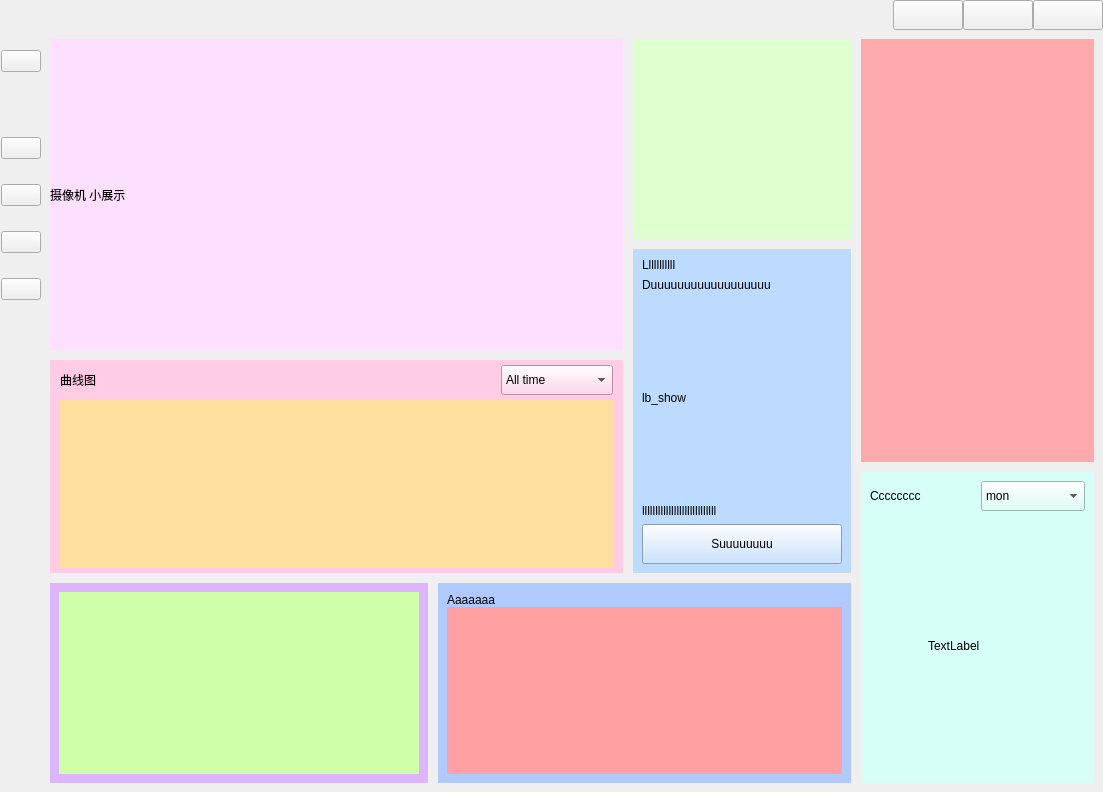
<?xml version="1.0" encoding="UTF-8"?>
<ui version="4.0">
 <class>MainWindow</class>
 <widget class="QMainWindow" name="MainWindow">
  <property name="geometry">
   <rect>
    <x>0</x>
    <y>0</y>
    <width>1103</width>
    <height>779</height>
   </rect>
  </property>
  <property name="windowTitle">
   <string notr="true">MainWindow</string>
  </property>
  <property name="styleSheet">
   <string notr="true"/>
  </property>
  <property name="animated">
   <bool>true</bool>
  </property>
  <widget class="QWidget" name="centralwidget">
   <layout class="QGridLayout" name="gridLayout">
    <property name="leftMargin">
     <number>1</number>
    </property>
    <property name="topMargin">
     <number>0</number>
    </property>
    <property name="rightMargin">
     <number>0</number>
    </property>
    <property name="bottomMargin">
     <number>0</number>
    </property>
    <property name="spacing">
     <number>0</number>
    </property>
    <item row="1" column="1" rowspan="2">
     <widget class="QWidget" name="widget" native="true">
      <property name="maximumSize">
       <size>
        <width>60</width>
        <height>16777215</height>
       </size>
      </property>
      <property name="styleSheet">
       <string notr="true"/>
      </property>
      <layout class="QGridLayout" name="gridLayout_2">
       <property name="leftMargin">
        <number>0</number>
       </property>
       <property name="topMargin">
        <number>20</number>
       </property>
       <property name="rightMargin">
        <number>0</number>
       </property>
       <property name="bottomMargin">
        <number>0</number>
       </property>
       <property name="horizontalSpacing">
        <number>0</number>
       </property>
       <property name="verticalSpacing">
        <number>25</number>
       </property>
       <item row="1" column="0">
        <spacer name="verticalSpacer_2">
         <property name="orientation">
          <enum>Qt::Vertical</enum>
         </property>
         <property name="sizeType">
          <enum>QSizePolicy::Minimum</enum>
         </property>
         <property name="sizeHint" stdset="0">
          <size>
           <width>20</width>
           <height>40</height>
          </size>
         </property>
        </spacer>
       </item>
       <item row="6" column="0">
        <spacer name="verticalSpacer">
         <property name="orientation">
          <enum>Qt::Vertical</enum>
         </property>
         <property name="sizeHint" stdset="0">
          <size>
           <width>20</width>
           <height>40</height>
          </size>
         </property>
        </spacer>
       </item>
       <item row="0" column="0">
        <widget class="QPushButton" name="but_user">
         <property name="styleSheet">
          <string notr="true"/>
         </property>
         <property name="text">
          <string/>
         </property>
         <property name="icon">
          <iconset resource="Resources/Resources.qrc">
           <normaloff>:/user.png</normaloff>:/user.png</iconset>
         </property>
         <property name="iconSize">
          <size>
           <width>30</width>
           <height>30</height>
          </size>
         </property>
        </widget>
       </item>
       <item row="2" column="0">
        <widget class="QPushButton" name="but_home">
         <property name="minimumSize">
          <size>
           <width>0</width>
           <height>0</height>
          </size>
         </property>
         <property name="text">
          <string/>
         </property>
         <property name="icon">
          <iconset resource="Resources/Resources.qrc">
           <normaloff>:/home.png</normaloff>:/home.png</iconset>
         </property>
         <property name="iconSize">
          <size>
           <width>30</width>
           <height>30</height>
          </size>
         </property>
        </widget>
       </item>
       <item row="3" column="0">
        <widget class="QPushButton" name="but_camera">
         <property name="text">
          <string/>
         </property>
         <property name="icon">
          <iconset resource="Resources/Resources.qrc">
           <normaloff>:/camare.png</normaloff>:/camare.png</iconset>
         </property>
         <property name="iconSize">
          <size>
           <width>30</width>
           <height>30</height>
          </size>
         </property>
        </widget>
       </item>
       <item row="4" column="0">
        <widget class="QPushButton" name="but_data">
         <property name="text">
          <string/>
         </property>
         <property name="icon">
          <iconset resource="Resources/Resources.qrc">
           <normaloff>:/data.png</normaloff>:/data.png</iconset>
         </property>
         <property name="iconSize">
          <size>
           <width>30</width>
           <height>30</height>
          </size>
         </property>
        </widget>
       </item>
       <item row="5" column="0">
        <widget class="QPushButton" name="but_set">
         <property name="text">
          <string/>
         </property>
         <property name="icon">
          <iconset resource="Resources/Resources.qrc">
           <normaloff>:/set.png</normaloff>:/set.png</iconset>
         </property>
         <property name="iconSize">
          <size>
           <width>30</width>
           <height>30</height>
          </size>
         </property>
        </widget>
       </item>
      </layout>
     </widget>
    </item>
    <item row="0" column="1" colspan="3">
     <widget class="QWidget" name="widget_2" native="true">
      <property name="minimumSize">
       <size>
        <width>0</width>
        <height>0</height>
       </size>
      </property>
      <property name="maximumSize">
       <size>
        <width>16777215</width>
        <height>30</height>
       </size>
      </property>
      <property name="styleSheet">
       <string notr="true"/>
      </property>
      <layout class="QGridLayout" name="gridLayout_6">
       <property name="leftMargin">
        <number>0</number>
       </property>
       <property name="topMargin">
        <number>0</number>
       </property>
       <property name="rightMargin">
        <number>0</number>
       </property>
       <property name="bottomMargin">
        <number>0</number>
       </property>
       <property name="spacing">
        <number>0</number>
       </property>
       <item row="1" column="6">
        <widget class="QPushButton" name="but_off">
         <property name="minimumSize">
          <size>
           <width>70</width>
           <height>30</height>
          </size>
         </property>
         <property name="maximumSize">
          <size>
           <width>70</width>
           <height>30</height>
          </size>
         </property>
         <property name="text">
          <string/>
         </property>
         <property name="icon">
          <iconset resource="Resources/Resources.qrc">
           <normaloff>:/off.png</normaloff>:/off.png</iconset>
         </property>
        </widget>
       </item>
       <item row="1" column="5">
        <widget class="QPushButton" name="but_max">
         <property name="minimumSize">
          <size>
           <width>70</width>
           <height>30</height>
          </size>
         </property>
         <property name="maximumSize">
          <size>
           <width>70</width>
           <height>30</height>
          </size>
         </property>
         <property name="text">
          <string/>
         </property>
         <property name="icon">
          <iconset resource="Resources/Resources.qrc">
           <normaloff>:/max.png</normaloff>:/max.png</iconset>
         </property>
        </widget>
       </item>
       <item row="1" column="3">
        <spacer name="horizontalSpacer">
         <property name="orientation">
          <enum>Qt::Horizontal</enum>
         </property>
         <property name="sizeHint" stdset="0">
          <size>
           <width>40</width>
           <height>20</height>
          </size>
         </property>
        </spacer>
       </item>
       <item row="1" column="4">
        <widget class="QPushButton" name="but_min">
         <property name="minimumSize">
          <size>
           <width>70</width>
           <height>30</height>
          </size>
         </property>
         <property name="maximumSize">
          <size>
           <width>70</width>
           <height>30</height>
          </size>
         </property>
         <property name="text">
          <string/>
         </property>
         <property name="icon">
          <iconset resource="Resources/Resources.qrc">
           <normaloff>:/min.png</normaloff>:/min.png</iconset>
         </property>
        </widget>
       </item>
      </layout>
     </widget>
    </item>
    <item row="1" column="3">
     <widget class="QStackedWidget" name="stackedWidget">
      <property name="styleSheet">
       <string notr="true"/>
      </property>
      <widget class="QWidget" name="page">
       <layout class="QGridLayout" name="gridLayout_5">
        <property name="spacing">
         <number>10</number>
        </property>
        <item row="0" column="0" rowspan="2" colspan="2">
         <widget class="QLabel" name="lb_cameramin">
          <property name="minimumSize">
           <size>
            <width>500</width>
            <height>300</height>
           </size>
          </property>
          <property name="maximumSize">
           <size>
            <width>16777215</width>
            <height>16777215</height>
           </size>
          </property>
          <property name="styleSheet">
           <string notr="true">background-color: rgb(253, 224, 255);</string>
          </property>
          <property name="text">
           <string>摄像机 小展示</string>
          </property>
         </widget>
        </item>
        <item row="0" column="2">
         <widget class="QWidget" name="widget_calendar" native="true">
          <property name="minimumSize">
           <size>
            <width>0</width>
            <height>200</height>
           </size>
          </property>
          <property name="styleSheet">
           <string notr="true">background-color: rgb(222, 255, 206);</string>
          </property>
          <layout class="QGridLayout" name="gridLayout_13"/>
         </widget>
        </item>
        <item row="0" column="3" rowspan="3">
         <widget class="QWidget" name="widget_4" native="true">
          <property name="styleSheet">
           <string notr="true">background-color: rgb(255, 170, 170);</string>
          </property>
         </widget>
        </item>
        <item row="1" column="2" rowspan="3">
         <widget class="QWidget" name="widget_rgbar" native="true">
          <property name="maximumSize">
           <size>
            <width>16777215</width>
            <height>16777215</height>
           </size>
          </property>
          <property name="styleSheet">
           <string notr="true">background-color: rgb(188, 219, 255);</string>
          </property>
          <layout class="QGridLayout" name="gridLayout_11">
           <item row="1" column="0">
            <widget class="QLabel" name="label_9">
             <property name="text">
              <string>Duuuuuuuuuuuuuuuuuu</string>
             </property>
            </widget>
           </item>
           <item row="3" column="0">
            <widget class="QLabel" name="label_10">
             <property name="text">
              <string>llllllllllllllllllllllllllll</string>
             </property>
            </widget>
           </item>
           <item row="4" column="0">
            <widget class="QPushButton" name="pushButton">
             <property name="minimumSize">
              <size>
               <width>0</width>
               <height>40</height>
              </size>
             </property>
             <property name="text">
              <string>Suuuuuuuu</string>
             </property>
            </widget>
           </item>
           <item row="0" column="0">
            <widget class="QLabel" name="label_8">
             <property name="text">
              <string>Lllllllllll</string>
             </property>
            </widget>
           </item>
           <item row="2" column="0">
            <widget class="QLabel" name="lb_roundprogessbar">
             <property name="minimumSize">
              <size>
               <width>200</width>
               <height>200</height>
              </size>
             </property>
             <property name="maximumSize">
              <size>
               <width>16777215</width>
               <height>16777215</height>
              </size>
             </property>
             <property name="styleSheet">
              <string notr="true"/>
             </property>
             <property name="text">
              <string>lb_show</string>
             </property>
            </widget>
           </item>
          </layout>
         </widget>
        </item>
        <item row="2" column="0" rowspan="2" colspan="2">
         <widget class="QWidget" name="widget_spline" native="true">
          <property name="minimumSize">
           <size>
            <width>0</width>
            <height>200</height>
           </size>
          </property>
          <property name="maximumSize">
           <size>
            <width>16777215</width>
            <height>16777215</height>
           </size>
          </property>
          <property name="styleSheet">
           <string notr="true">background-color: rgb(255, 203, 229);</string>
          </property>
          <layout class="QGridLayout" name="gridLayout_7">
           <property name="leftMargin">
            <number>10</number>
           </property>
           <property name="topMargin">
            <number>5</number>
           </property>
           <property name="rightMargin">
            <number>10</number>
           </property>
           <property name="bottomMargin">
            <number>5</number>
           </property>
           <property name="horizontalSpacing">
            <number>6</number>
           </property>
           <property name="verticalSpacing">
            <number>5</number>
           </property>
           <item row="0" column="1">
            <spacer name="horizontalSpacer_2">
             <property name="orientation">
              <enum>Qt::Horizontal</enum>
             </property>
             <property name="sizeType">
              <enum>QSizePolicy::Maximum</enum>
             </property>
             <property name="sizeHint" stdset="0">
              <size>
               <width>317</width>
               <height>20</height>
              </size>
             </property>
            </spacer>
           </item>
           <item row="0" column="2">
            <widget class="QComboBox" name="box_spline">
             <property name="minimumSize">
              <size>
               <width>100</width>
               <height>30</height>
              </size>
             </property>
             <property name="iconSize">
              <size>
               <width>16</width>
               <height>16</height>
              </size>
             </property>
             <item>
              <property name="text">
               <string>All time</string>
              </property>
             </item>
             <item>
              <property name="text">
               <string>2</string>
              </property>
             </item>
             <item>
              <property name="text">
               <string>3</string>
              </property>
             </item>
            </widget>
           </item>
           <item row="0" column="0">
            <widget class="QLabel" name="label_5">
             <property name="maximumSize">
              <size>
               <width>16777215</width>
               <height>20</height>
              </size>
             </property>
             <property name="text">
              <string>曲线图</string>
             </property>
            </widget>
           </item>
           <item row="1" column="0" colspan="3">
            <widget class="QCustomPlot" name="chart_spline" native="true">
             <property name="styleSheet">
              <string notr="true">background-color: rgb(255, 223, 158);</string>
             </property>
            </widget>
           </item>
          </layout>
         </widget>
        </item>
        <item row="3" column="3" rowspan="2">
         <widget class="QWidget" name="widget_pie" native="true">
          <property name="styleSheet">
           <string notr="true">background-color: rgb(213, 255, 247);</string>
          </property>
          <layout class="QGridLayout" name="gridLayout_10">
           <item row="1" column="0" colspan="2">
            <widget class="QChartView" name="chart_pie" native="true">
             <property name="styleSheet">
              <string notr="true"/>
             </property>
             <layout class="QGridLayout" name="gridLayout_12">
              <property name="leftMargin">
               <number>9</number>
              </property>
              <property name="topMargin">
               <number>9</number>
              </property>
              <property name="rightMargin">
               <number>9</number>
              </property>
              <property name="bottomMargin">
               <number>9</number>
              </property>
              <item row="0" column="1">
               <spacer name="verticalSpacer_4">
                <property name="orientation">
                 <enum>Qt::Vertical</enum>
                </property>
                <property name="sizeHint" stdset="0">
                 <size>
                  <width>20</width>
                  <height>40</height>
                 </size>
                </property>
               </spacer>
              </item>
              <item row="1" column="0">
               <spacer name="horizontalSpacer_4">
                <property name="orientation">
                 <enum>Qt::Horizontal</enum>
                </property>
                <property name="sizeHint" stdset="0">
                 <size>
                  <width>49</width>
                  <height>20</height>
                 </size>
                </property>
               </spacer>
              </item>
              <item row="1" column="1">
               <widget class="QLabel" name="lb_piedata">
                <property name="minimumSize">
                 <size>
                  <width>100</width>
                  <height>100</height>
                 </size>
                </property>
                <property name="text">
                 <string>TextLabel</string>
                </property>
               </widget>
              </item>
              <item row="1" column="2">
               <spacer name="horizontalSpacer_5">
                <property name="orientation">
                 <enum>Qt::Horizontal</enum>
                </property>
                <property name="sizeHint" stdset="0">
                 <size>
                  <width>48</width>
                  <height>20</height>
                 </size>
                </property>
               </spacer>
              </item>
              <item row="2" column="1">
               <spacer name="verticalSpacer_5">
                <property name="orientation">
                 <enum>Qt::Vertical</enum>
                </property>
                <property name="sizeHint" stdset="0">
                 <size>
                  <width>20</width>
                  <height>40</height>
                 </size>
                </property>
               </spacer>
              </item>
             </layout>
            </widget>
           </item>
           <item row="0" column="1">
            <widget class="QComboBox" name="box_pie">
             <property name="minimumSize">
              <size>
               <width>100</width>
               <height>30</height>
              </size>
             </property>
             <item>
              <property name="text">
               <string>mon</string>
              </property>
             </item>
             <item>
              <property name="text">
               <string>sun'</string>
              </property>
             </item>
            </widget>
           </item>
           <item row="0" column="0">
            <widget class="QLabel" name="label_7">
             <property name="text">
              <string>Cccccccc</string>
             </property>
            </widget>
           </item>
          </layout>
         </widget>
        </item>
        <item row="4" column="0">
         <widget class="QWidget" name="widget_bar" native="true">
          <property name="minimumSize">
           <size>
            <width>378</width>
            <height>200</height>
           </size>
          </property>
          <property name="maximumSize">
           <size>
            <width>400</width>
            <height>16777215</height>
           </size>
          </property>
          <property name="styleSheet">
           <string notr="true">background-color: rgb(220, 180, 255);</string>
          </property>
          <layout class="QGridLayout" name="gridLayout_8">
           <item row="0" column="0">
            <widget class="QCustomPlot" name="chart_bar" native="true">
             <property name="maximumSize">
              <size>
               <width>16777215</width>
               <height>16777215</height>
              </size>
             </property>
             <property name="styleSheet">
              <string notr="true">background-color: rgb(207, 255, 169);</string>
             </property>
            </widget>
           </item>
          </layout>
         </widget>
        </item>
        <item row="4" column="1" colspan="2">
         <widget class="QWidget" name="widget_bar2" native="true">
          <property name="minimumSize">
           <size>
            <width>300</width>
            <height>0</height>
           </size>
          </property>
          <property name="styleSheet">
           <string notr="true">background-color: rgb(176, 201, 255);</string>
          </property>
          <layout class="QGridLayout" name="gridLayout_9">
           <property name="leftMargin">
            <number>9</number>
           </property>
           <property name="topMargin">
            <number>9</number>
           </property>
           <property name="rightMargin">
            <number>9</number>
           </property>
           <property name="bottomMargin">
            <number>9</number>
           </property>
           <property name="spacing">
            <number>0</number>
           </property>
           <item row="0" column="0">
            <widget class="QLabel" name="label_6">
             <property name="maximumSize">
              <size>
               <width>16777215</width>
               <height>15</height>
              </size>
             </property>
             <property name="text">
              <string>Aaaaaaa</string>
             </property>
            </widget>
           </item>
           <item row="0" column="1">
            <spacer name="horizontalSpacer_3">
             <property name="orientation">
              <enum>Qt::Horizontal</enum>
             </property>
             <property name="sizeHint" stdset="0">
              <size>
               <width>40</width>
               <height>15</height>
              </size>
             </property>
            </spacer>
           </item>
           <item row="1" column="0" colspan="2">
            <widget class="QCustomPlot" name="chart_bar2" native="true">
             <property name="styleSheet">
              <string notr="true">background-color: rgb(255, 160, 162);</string>
             </property>
            </widget>
           </item>
          </layout>
         </widget>
        </item>
       </layout>
      </widget>
      <widget class="QWidget" name="page_2">
       <layout class="QGridLayout" name="gridLayout_3">
        <item row="0" column="2">
         <widget class="QLabel" name="lb_cameramessage">
          <property name="maximumSize">
           <size>
            <width>200</width>
            <height>16777215</height>
           </size>
          </property>
          <property name="styleSheet">
           <string notr="true">background-color: rgb(220, 227, 255);</string>
          </property>
          <property name="text">
           <string>信息显示</string>
          </property>
         </widget>
        </item>
        <item row="0" column="1">
         <widget class="QLabel" name="lb_camera">
          <property name="minimumSize">
           <size>
            <width>600</width>
            <height>600</height>
           </size>
          </property>
          <property name="styleSheet">
           <string notr="true">background-color: rgb(255, 232, 172);</string>
          </property>
          <property name="text">
           <string>摄像头</string>
          </property>
         </widget>
        </item>
       </layout>
      </widget>
      <widget class="QWidget" name="page_3"/>
      <widget class="QWidget" name="page_4">
       <layout class="QGridLayout" name="gridLayout_4">
        <item row="7" column="4">
         <widget class="QPushButton" name="but_cancel">
          <property name="text">
           <string>取消</string>
          </property>
         </widget>
        </item>
        <item row="4" column="4">
         <widget class="QPushButton" name="but_storagefile">
          <property name="text">
           <string>选择文件夹</string>
          </property>
         </widget>
        </item>
        <item row="1" column="0">
         <widget class="QLabel" name="lb_rtsp">
          <property name="text">
           <string>RTSP：</string>
          </property>
         </widget>
        </item>
        <item row="4" column="2" colspan="2">
         <widget class="QLineEdit" name="le_storagefile"/>
        </item>
        <item row="7" column="3">
         <widget class="QPushButton" name="but_sure">
          <property name="text">
           <string>确认</string>
          </property>
         </widget>
        </item>
        <item row="2" column="0">
         <widget class="QLabel" name="bl_onnx">
          <property name="text">
           <string>识别模型文件：</string>
          </property>
         </widget>
        </item>
        <item row="1" column="4">
         <widget class="QPushButton" name="but_rtsp">
          <property name="text">
           <string>修改</string>
          </property>
         </widget>
        </item>
        <item row="4" column="0">
         <widget class="QLabel" name="lb_storagefile">
          <property name="text">
           <string>录入信息存储位置：</string>
          </property>
         </widget>
        </item>
        <item row="5" column="0">
         <spacer name="verticalSpacer_3">
          <property name="orientation">
           <enum>Qt::Vertical</enum>
          </property>
          <property name="sizeHint" stdset="0">
           <size>
            <width>20</width>
            <height>40</height>
           </size>
          </property>
         </spacer>
        </item>
        <item row="2" column="2" colspan="2">
         <widget class="QLineEdit" name="le_onnx">
          <property name="text">
           <string>F:\Facial recognition system\FacialRecognition\FacialRecognition\Resources\best.onnx</string>
          </property>
         </widget>
        </item>
        <item row="3" column="2" colspan="2">
         <widget class="QTextEdit" name="te_onnxmessage">
          <property name="maximumSize">
           <size>
            <width>16777215</width>
            <height>200</height>
           </size>
          </property>
          <property name="html">
           <string>&lt;!DOCTYPE HTML PUBLIC &quot;-//W3C//DTD HTML 4.0//EN&quot; &quot;http://www.w3.org/TR/REC-html40/strict.dtd&quot;&gt;
&lt;html&gt;&lt;head&gt;&lt;meta name=&quot;qrichtext&quot; content=&quot;1&quot; /&gt;&lt;style type=&quot;text/css&quot;&gt;
p, li { white-space: pre-wrap; }
&lt;/style&gt;&lt;/head&gt;&lt;body style=&quot; font-family:'SimSun'; font-size:9pt; font-weight:400; font-style:normal;&quot;&gt;
&lt;p style=&quot; margin-top:0px; margin-bottom:0px; margin-left:0px; margin-right:0px; -qt-block-indent:0; text-indent:0px;&quot;&gt;&lt;span style=&quot; font-size:7.2pt;&quot;&gt;打印模型的相关信息&lt;/span&gt;&lt;/p&gt;&lt;/body&gt;&lt;/html&gt;</string>
          </property>
         </widget>
        </item>
        <item row="2" column="4">
         <widget class="QPushButton" name="but_onnx">
          <property name="text">
           <string>选择模型</string>
          </property>
         </widget>
        </item>
        <item row="1" column="2" colspan="2">
         <widget class="QLineEdit" name="le_rtsp">
          <property name="minimumSize">
           <size>
            <width>700</width>
            <height>0</height>
           </size>
          </property>
          <property name="text">
           <string>rtsp://admin:15935746jk@Liu@172.18.107.147:554/h264/ch1/main/av_stream</string>
          </property>
         </widget>
        </item>
        <item row="0" column="0">
         <spacer name="verticalSpacer_6">
          <property name="orientation">
           <enum>Qt::Vertical</enum>
          </property>
          <property name="sizeHint" stdset="0">
           <size>
            <width>20</width>
            <height>40</height>
           </size>
          </property>
         </spacer>
        </item>
       </layout>
      </widget>
     </widget>
    </item>
   </layout>
  </widget>
 </widget>
 <customwidgets>
  <customwidget>
   <class>QCustomPlot</class>
   <extends>QWidget</extends>
   <header location="global">qcustomplot.h</header>
   <container>1</container>
  </customwidget>
  <customwidget>
   <class>QChartView</class>
   <extends>QWidget</extends>
   <header location="global">qchartview.h</header>
   <container>1</container>
  </customwidget>
 </customwidgets>
 <resources>
  <include location="Resources/Resources.qrc"/>
  <include location="Resources/Resources.qrc"/>
  <include location="Resources/Resources.qrc"/>
 </resources>
 <connections/>
</ui>
